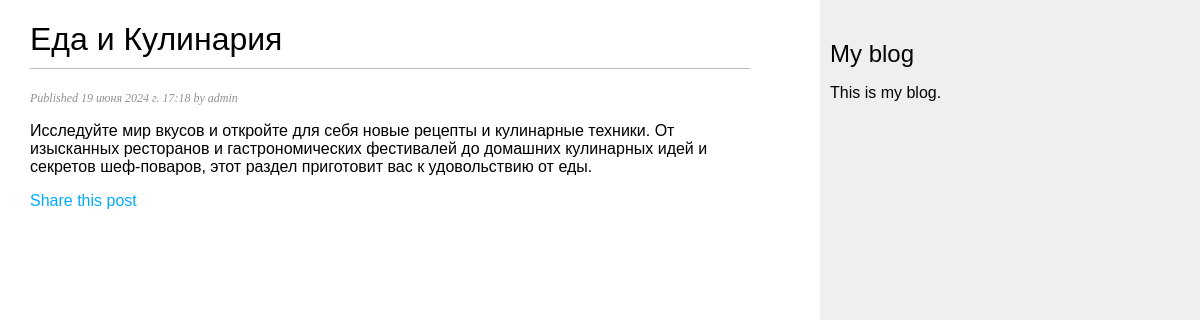
The page /blog/2024/6/19/eda-i-kulinariya/ on the database its author committed.
### blog/models.py (models this page shows, shortened)
class Post(models.Model):
    class Status(models.TextChoices):
        DRAFT = 'DF', 'Draft'
        PUBLISHED = 'PB', 'Published'
    title = models.CharField(max_length=250)
    slug = models.SlugField(max_length=250,
                            unique_for_date='publish')
    author = models.ForeignKey(User, on_delete=models.CASCADE,
                               related_name='blog_post')
    body = models.TextField()
    publish = models.DateTimeField(default=timezone.now)
    created = models.DateTimeField(auto_now_add=True)
    updated = models.DateTimeField(auto_now=True)
    status = models.CharField(max_length=2,
                              choices=Status.choices,
                              default=Status.DRAFT)
    objects = models.Manager()  # менеджер, применяемый по умолчанию
    published = PublishedManager()  # конкретно-прикладной менеджер
    class Meta:
        ordering = ['-publish']
        indexes = [
            models.Index(fields=['-publish'])
        ]

### blog/views.py (the view)
def post_detail(request, year, month, day, post):
    post = get_object_or_404(Post,
                             status=Post.Status.PUBLISHED,
                             slug=post,
                             publish__year=year,
                             publish__month=month,
                             publish__day=day)
    return render(request,
                  'blog/post/detail.html',
                  {'post': post})

### blog/templates/blog/post/detail.html (shortened to what this page needs)
{% extends "blog/base.html" %}
{% block content %}
 <h1>{{ post.title }}</h1>
 <p class="date">
 Published {{ post.publish }} by {{ post.author }}
 </p>
 {{ post.body|linebreaks }}
<p>
 <a href="{% url 'blog:post_share' post.id %}">
  Share this post
 </a>
</p>
{% endblock %}

### blog/static/css/blog.css (style rules this page uses)
body { margin:0; padding:0; font-family:helvetica, sans-serif; }
a { color:#00abff; text-decoration:none; }
h1 { font-weight:normal; border-bottom:1px solid #bbb; padding:0 0 10px 0; }
p.date { color:#919191; font-family: georgia, serif; font-size: 12px; font-style: italic; }

### rows shown on the page
Post: title "Еда и Кулинария", publish "19 июня 2024 г. 17:18", author "admin", body "Исследуйте мир вкусов и откройте для себя новые рецепты и кулинарные техники. От изысканных ресторанов и гастрономических фестивалей до домашних кулинарных идей и секретов шеф-поваров, этот раздел приготовит вас к удовольствию от еды."
